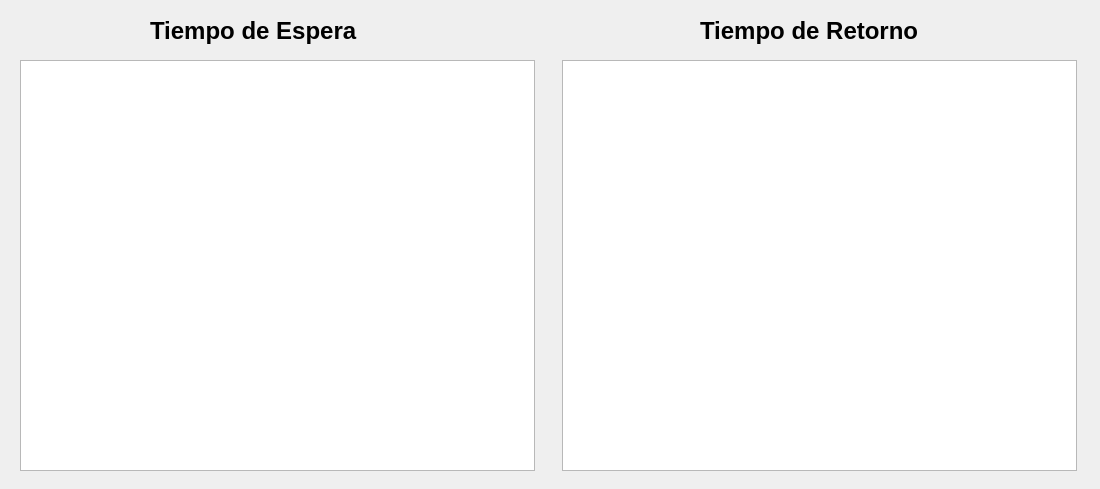
<?xml version="1.0" encoding="UTF-8"?>
<ui version="4.0">
 <class>Dialog</class>
 <widget class="QDialog" name="Dialog">
  <property name="geometry">
   <rect>
    <x>0</x>
    <y>0</y>
    <width>1100</width>
    <height>489</height>
   </rect>
  </property>
  <property name="windowTitle">
   <string>Analisis Comparativa</string>
  </property>
  <widget class="QTableWidget" name="tableWidgetTEspera">
   <property name="geometry">
    <rect>
     <x>20</x>
     <y>60</y>
     <width>515</width>
     <height>411</height>
    </rect>
   </property>
  </widget>
  <widget class="QTableWidget" name="tableWidgetTRetorno">
   <property name="geometry">
    <rect>
     <x>562</x>
     <y>60</y>
     <width>515</width>
     <height>411</height>
    </rect>
   </property>
  </widget>
  <widget class="QLabel" name="label">
   <property name="geometry">
    <rect>
     <x>150</x>
     <y>10</y>
     <width>251</width>
     <height>41</height>
    </rect>
   </property>
   <property name="font">
    <font>
     <pointsize>18</pointsize>
     <weight>75</weight>
     <bold>true</bold>
    </font>
   </property>
   <property name="text">
    <string>Tiempo de Espera</string>
   </property>
  </widget>
  <widget class="QLabel" name="label_2">
   <property name="geometry">
    <rect>
     <x>700</x>
     <y>10</y>
     <width>271</width>
     <height>41</height>
    </rect>
   </property>
   <property name="font">
    <font>
     <pointsize>18</pointsize>
     <weight>75</weight>
     <bold>true</bold>
    </font>
   </property>
   <property name="text">
    <string>Tiempo de Retorno</string>
   </property>
  </widget>
 </widget>
 <resources/>
 <connections/>
</ui>
